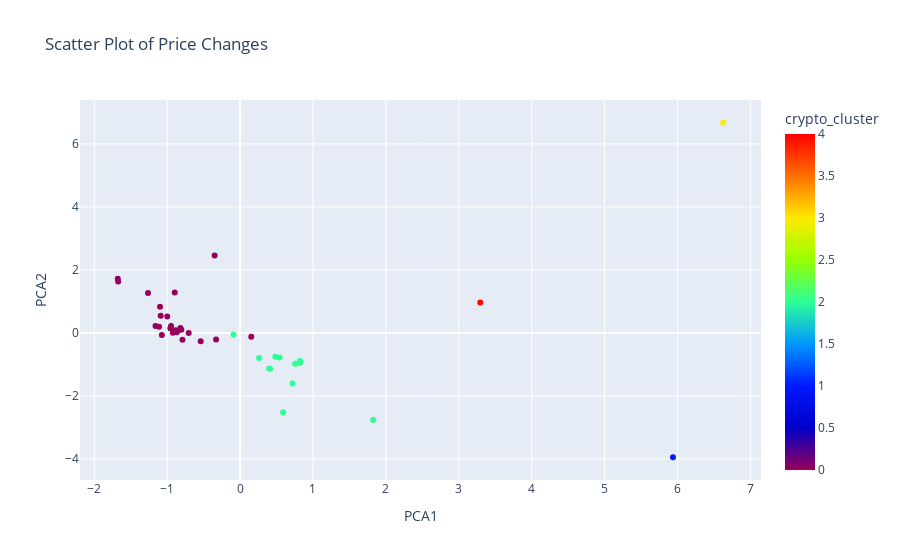

Notebook source saved alongside this figure:
### Code cell
# Create a scatter plot using hvPlot by setting `x="PCA1"` and `y="PCA2"`. 
import plotly.express as px

# Create the scatter plot using Plotly
fig = px.scatter(
    market_data_pca_df,
    x='PCA1',
    y='PCA2',
    color='crypto_cluster',
    color_continuous_scale='Rainbow',
    title='Scatter Plot of Price Changes'
)

# Show the plot
fig.show()

### Figure 1 — Plotly figure (JSON) as saved in the notebook; plotly's stock layout.template omitted (floating-point values rounded to 4 significant figures)
{"data": [{"hovertemplate": "PCA1=%{x}<br>PCA2=%{y}<br>crypto_cluster=%{marker.color}<extra></extra>", "legendgroup": "", "marker": {"color": [2, 2, 0, 0, 2, 2, 2, 2, 2, 0, 0, 0, 0, 2, 0, 2, 0, 0, 2, 0, 0, 2, 0, 0, 0, 0, 0, 0, 2, 4, 0, 0, 3, 0, 0, 0, 1, 0, 0, 0, 0], "coloraxis": "coloraxis", "symbol": "circle"}, "mode": "markers", "name": "", "orientation": "v", "showlegend": false, "type": "scatter", "x": [0.4122, 0.4829, -0.861, -0.8839, 0.59, 0.7196, 0.8242, 0.7543, 0.2611, -1.073, -1.263, -0.8716, -1.16, 1.826, -0.7049, -0.09069, -0.8965, -0.9987, 0.8221, -0.9222, -1.098, 0.4002, -1.089, -0.8063, 0.1536, -0.8706, -1.111, -1.672, 0.5424, 3.295, -0.947, -0.956, 6.627, -0.5404, -0.3495, -0.3291, 5.938, -1.677, -0.7902, -0.87, -0.8184], "xaxis": "x", "y": [-1.141, -0.7584, 0.06232, 0.08721, -2.519, -1.611, -0.8951, -0.9777, -0.8009, -0.06577, 1.266, 0.06754, 0.2207, -2.763, -0.003026, -0.05377, 1.284, 0.5184, -0.9496, 0.006176, 0.833, -1.128, 0.5454, 0.0997, -0.1257, 0.03997, 0.1962, 1.63, -0.7808, 0.9655, 0.2186, 0.1442, 6.672, -0.2654, 2.456, -0.2093, -3.948, 1.719, -0.2145, 0.02233, 0.1568], "yaxis": "y"}], "layout": {"coloraxis": {"colorbar": {"title": {"text": "crypto_cluster"}}, "colorscale": [[0, "rgb(150,0,90)"], [0.125, "rgb(0,0,200)"], [0.25, "rgb(0,25,255)"], [0.375, "rgb(0,152,255)"], [0.5, "rgb(44,255,150)"], [0.625, "rgb(151,255,0)"], [0.75, "rgb(255,234,0)"], [0.875, "rgb(255,111,0)"], [1, "rgb(255,0,0)"]]}, "legend": {"tracegroupgap": 0}, "title": {"text": "Scatter Plot of Price Changes"}, "xaxis": {"anchor": "y", "domain": [0, 1], "title": {"text": "PCA1"}}, "yaxis": {"anchor": "x", "domain": [0, 1], "title": {"text": "PCA2"}}}}
